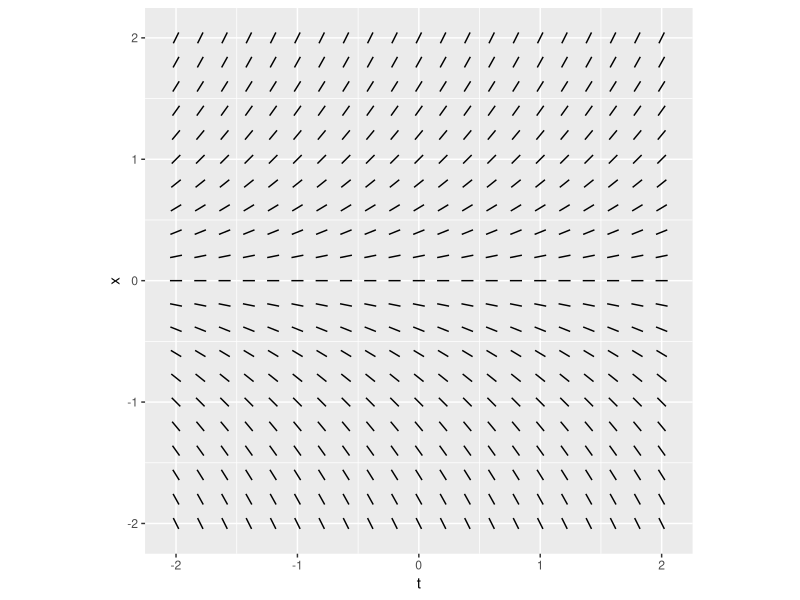
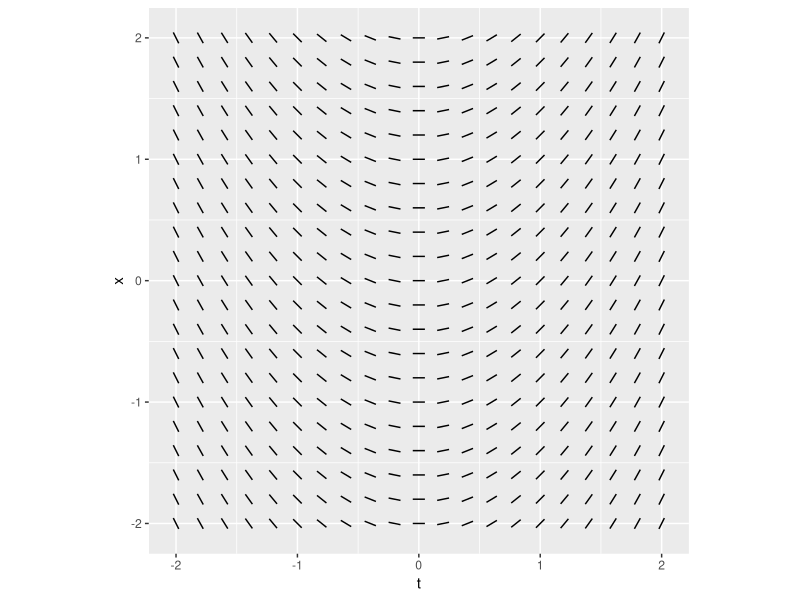
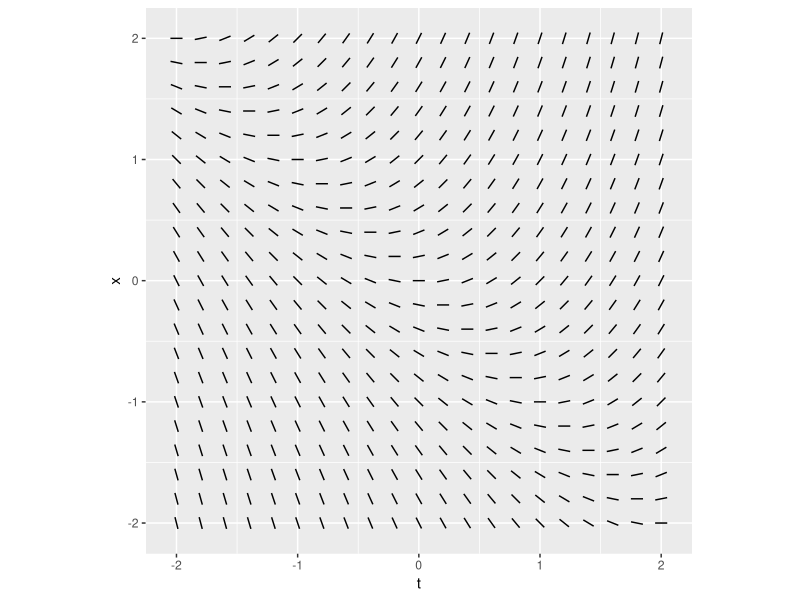
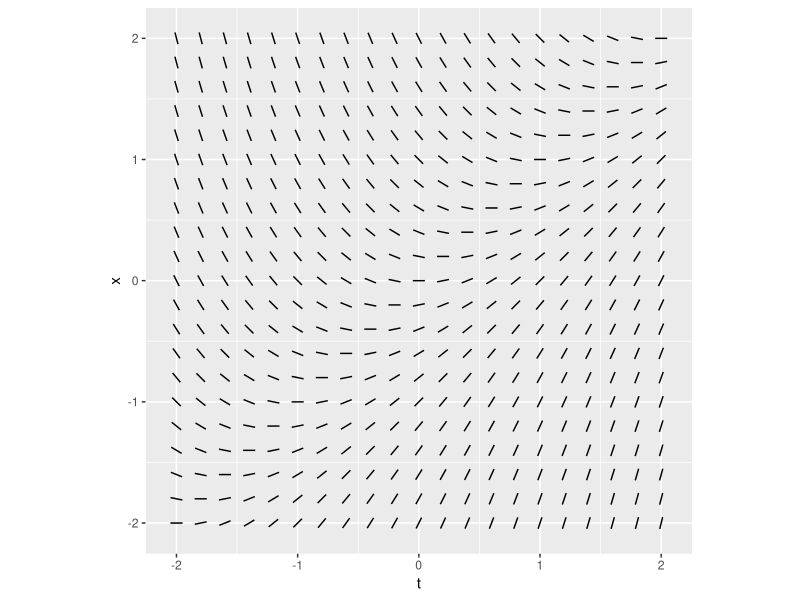
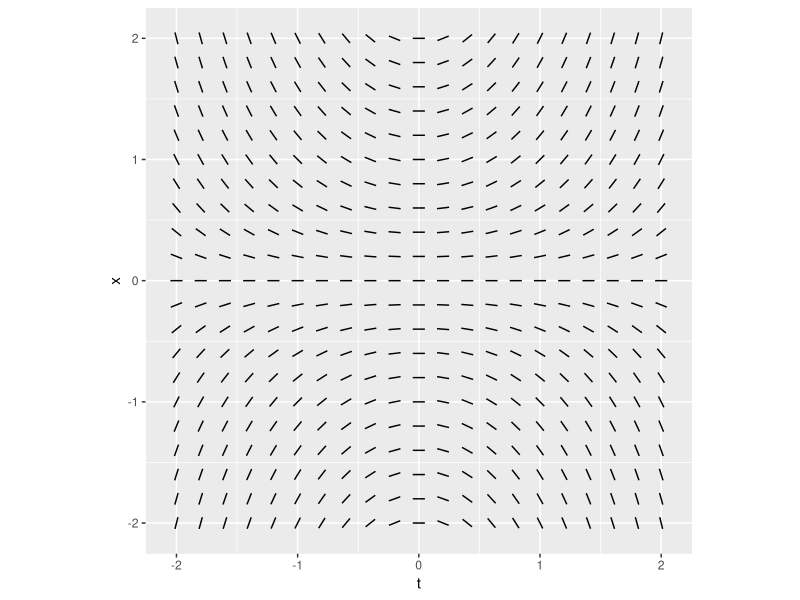
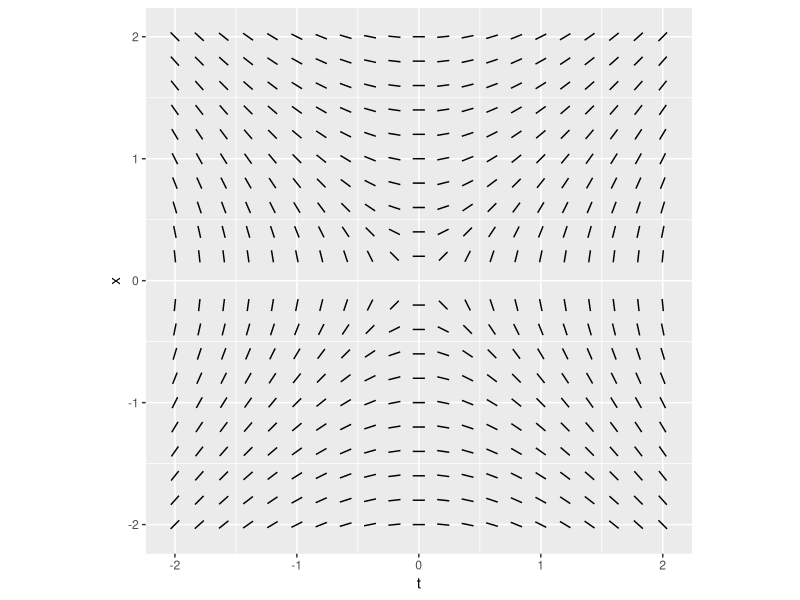

The R source for these figures, in order:
library(magrittr)
library(tidyverse)

line_seg <- Vectorize(function(point, slope, len) {
  v1 <- len/sqrt((1+slope**2))
  v2 <- slope*v1
  v <- c(v1, v2)
  c(-v/2, v/2) + point
})

dir_field <- function(diff, 
                      xlim = c(-2,2), 
                      ylim = c(-2,2), 
                      step_len = 0.2) {
  xs <- seq(xlim[1], xlim[2], step_len)
  ys <- seq(ylim[1], ylim[2], step_len)
  ps <- map(cross2(xs, ys), as.double)
  seg_len <- step_len*0.5
  slopes <- diff(ps)
  segs <- line_seg(ps, slopes, rep(seg_len, length(ps)))
  segs
  data_frame(x1 = segs[1,],
             y1 = segs[2,],
             x2 = segs[3,],
             y2 = segs[4,]) %>%
    ggplot() +
    geom_segment(aes(x = x1,
                     y = y1,
                     xend = x2,
                     yend = y2)) +
    coord_fixed() + xlab('t') + ylab('x')
}

#Test diff equation y' = y
dir_field(Vectorize(function(p) {p[2]}))

#Test diff equation y' = x
dir_field(Vectorize(function(p) {p[1]}))

#Test diff equation y' = x + y
dir_field(Vectorize(function(p) {p[1] + p[2]}))

#Test diff equation y' = x - y
dir_field(Vectorize(function(p) {p[1] - p[2]}))

#Test diff equation y' = x*y
dir_field(Vectorize(function(p) {p[1]*p[2]}))

#Test diff equation y' = x/y
dir_field(Vectorize(function(p) {p[1]/p[2]}))
